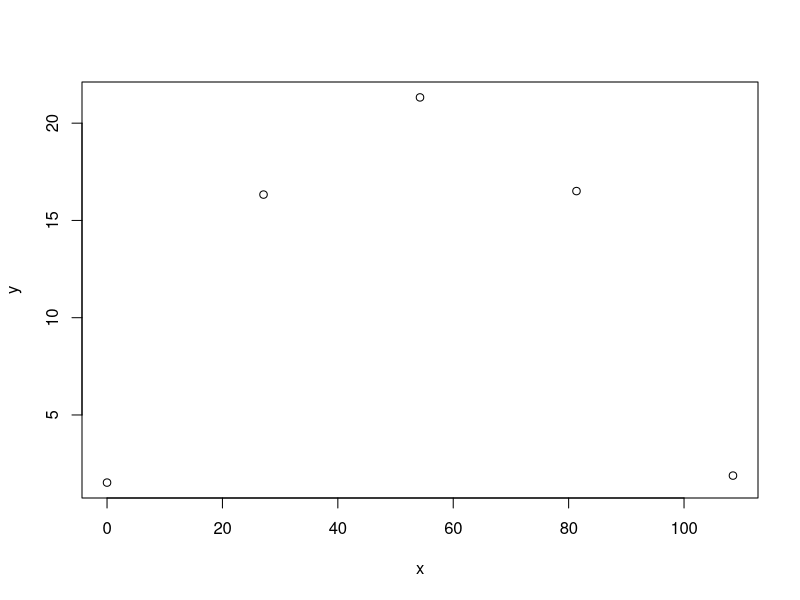
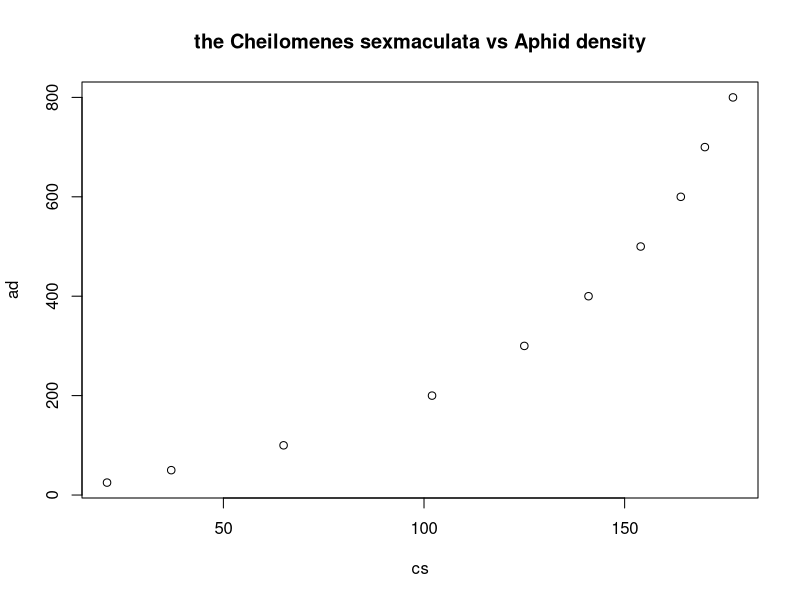
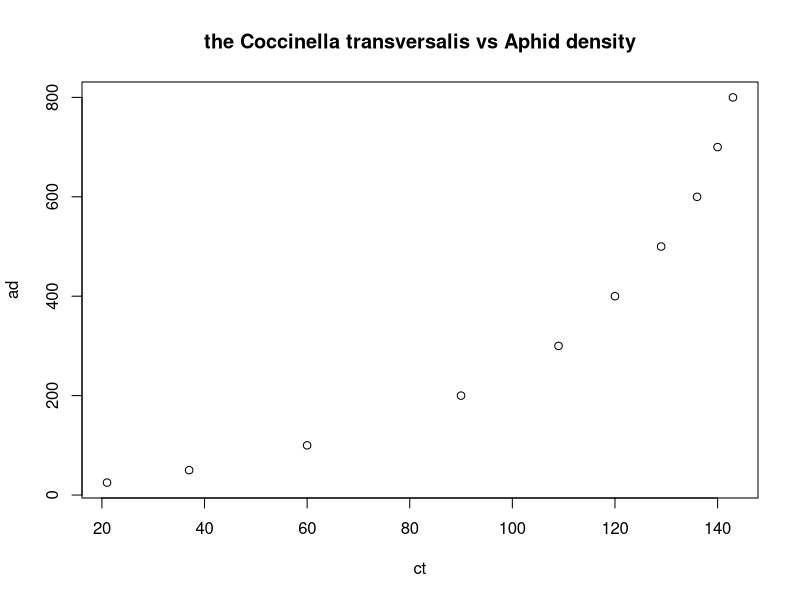
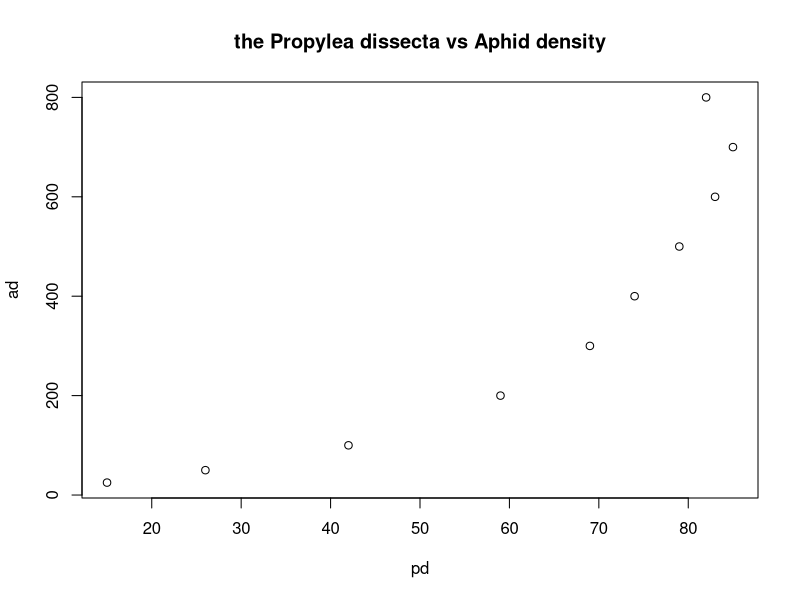

The R source for these figures, in order:
## ---- chunk 1
knitr::opts_chunk$set(
    echo = TRUE,
    warning = FALSE,
    message = FALSE)
## ---- chunk 2
a <- (93^2 - 164) / (46^3 + 189)
b <- 376 - (23^2) / 4
c <- (59 + 48^2) / ((-9) + 22^2) - (-16 + 55^2) / (13 + 29^2)
d <- 18^4 - 16^3 + 14^2 - 12
c(a, b, c, d)
## ---- chunk 3
x <- 1:20
print(3^x)
length(3^x)
## ---- chunk 4
t <- 0:4.09
x <- 27.12 * t
y <- 1.524 + 19.71 * t - 4.905 * t^2
plot(x, y)

# From the plot, the ball goes up to a maximum of 21 ft and flies far up to 130 ft.
## ---- chunk 5
# vectors data
cs <- c(21, 37, 65, 102, 125, 141, 154, 164, 170, 177)
ct <- c(21, 37, 60, 90, 109, 120, 129, 136, 140, 143)
pd <- c(15, 26, 42, 59, 69, 74, 79, 83, 85, 82)
# plot for each type of coccinellid
## vector data of aphid density
ad <- c(25, 50, 100, 200, 300, 400, 500, 600, 700, 800)
## plot
plot(cs, ad, type = "p", main = "the Cheilomenes sexmaculata vs Aphid density")

plot(ct, ad, type = "p", main = "the Coccinella transversalis vs Aphid density")

plot(pd, ad, type = "p", main = "the Propylea dissecta vs Aphid density")
